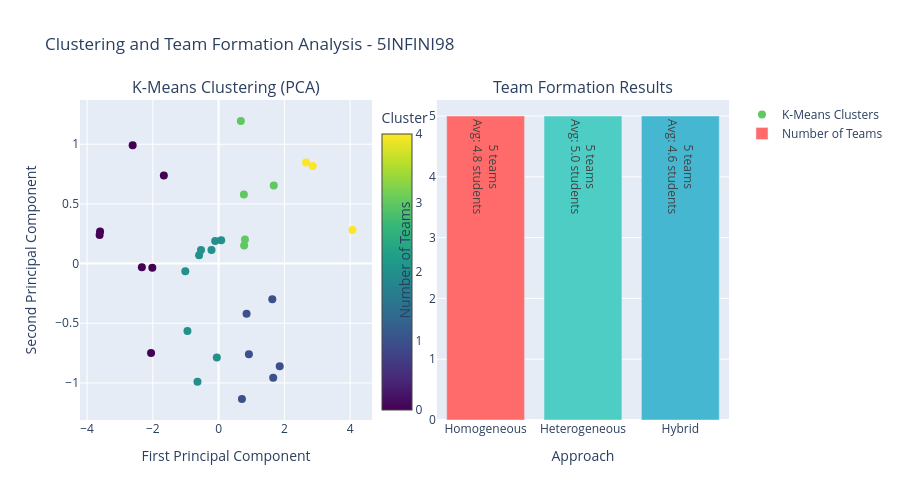

This figure's notebook cell:
### Markdown cell above
## 📊 Results Visualization and Analysis

Let's visualize our clustering results and analyze the team formations created by different approaches.

### Code cell
# Visualization of clustering results
if 'homogeneous_teams' in locals() and 'heterogeneous_teams' in locals() and 'hybrid_teams' in locals():
    # Create PCA visualization
    pca_2d = PCA(n_components=2)
    X_pca_2d = pca_2d.fit_transform(X_scaled)
    
    # Create subplot for different clustering approaches
    fig = make_subplots(
        rows=1, cols=2,
        subplot_titles=['K-Means Clustering (PCA)', 'Team Formation Results'],
        specs=[[{"secondary_y": False}, {"secondary_y": False}]]
    )
    
    # Plot 1: K-Means clusters in PCA space
    fig.add_trace(
        go.Scatter(
            x=X_pca_2d[:, 0],
            y=X_pca_2d[:, 1],
            mode='markers',
            marker=dict(
                color=kmeans_model.labels_,
                colorscale='viridis',
                size=8,
                showscale=True,
                colorbar=dict(title="Cluster", x=0.45)
            ),
            name='K-Means Clusters',
            text=[f"Student {i+1}" for i in range(len(X_pca_2d))],
            hovertemplate='<b>%{text}</b><br>PC1: %{x:.2f}<br>PC2: %{y:.2f}<extra></extra>'
        ),
        row=1, col=1
    )
    
    # Plot 2: Team formations with size visualization
    approach_names = ['Homogeneous', 'Heterogeneous', 'Hybrid']
    team_counts = []
    avg_team_sizes = []
    
    team_counts.append(len(homogeneous_teams))
    avg_team_sizes.append(np.mean([len(team) for team in homogeneous_teams]))
    
    team_counts.append(len(heterogeneous_teams))
    avg_team_sizes.append(np.mean([len(team) for team in heterogeneous_teams]))
    
    team_counts.append(len(hybrid_teams))
    avg_team_sizes.append(np.mean([len(team) for team in hybrid_teams]))
    
    fig.add_trace(
        go.Bar(
            x=approach_names,
            y=team_counts,
            name='Number of Teams',
            marker_color=['#FF6B6B', '#4ECDC4', '#45B7D1'],
            text=[f'{count} teams<br>Avg: {size:.1f} students' 
                  for count, size in zip(team_counts, avg_team_sizes)],
            textposition='auto'
        ),
        row=1, col=2
    )
    
    fig.update_layout(
        title_text=f'Clustering and Team Formation Analysis - {selected_class}',
        height=500,
        showlegend=True
    )
    
    fig.update_xaxes(title_text="First Principal Component", row=1, col=1)
    fig.update_yaxes(title_text="Second Principal Component", row=1, col=1)
    fig.update_xaxes(title_text="Approach", row=1, col=2)
    fig.update_yaxes(title_text="Number of Teams", row=1, col=2)
    
    fig.show()
    
    print(f"📊 Visualization shows clustering results for {len(class_df)} students in {selected_class}")
    print(f"🎯 PCA explains {pca_2d.explained_variance_ratio_.sum():.1%} of the variance")
    print(f"✅ All three approaches successfully implemented!")
    
else:
    print("⚠️ Run all clustering approaches first to generate complete visualizations")
    
    # Show partial visualization if some approaches are available
    available_approaches = []
    if 'homogeneous_teams' in locals():
        available_approaches.append('Homogeneous')
    if 'heterogeneous_teams' in locals():
        available_approaches.append('Heterogeneous') 
    if 'hybrid_teams' in locals():
        available_approaches.append('Hybrid')
    
    if available_approaches:
        print(f"📊 Available approaches: {', '.join(available_approaches)}")

### Figure 1 — Plotly figure (JSON) as saved in the notebook; plotly's stock layout.template omitted (floating-point values rounded to 4 significant figures)
{"data": [{"hovertemplate": "<b>%{text}</b><br>PC1: %{x:.2f}<br>PC2: %{y:.2f}<extra></extra>", "marker": {"color": [3, 2, 3, 3, 0, 0, 0, 4, 0, 4, 2, 2, 3, 0, 4, 1, 1, 2, 2, 1, 1, 0, 2, 1, 3, 2, 0, 1, 2, 2], "colorbar": {"title": {"text": "Cluster"}, "x": 0.45}, "colorscale": [[0, "#440154"], [0.1111, "#482878"], [0.2222, "#3e4989"], [0.3333, "#31688e"], [0.4444, "#26828e"], [0.5556, "#1f9e89"], [0.6667, "#35b779"], [0.7778, "#6ece58"], [0.8889, "#b5de2b"], [1, "#fde725"]], "showscale": true, "size": 8}, "mode": "markers", "name": "K-Means Clusters", "text": ["Student 1", "Student 2", "Student 3", "Student 4", "Student 5", "Student 6", "Student 7", "Student 8", "Student 9", "Student 10", "Student 11", "Student 12", "Student 13", "Student 14", "Student 15", "Student 16", "Student 17", "Student 18", "Student 19", "Student 20", "Student 21", "Student 22", "Student 23", "Student 24", "Student 25", "Student 26", "Student 27", "Student 28", "Student 29", "Student 30"], "type": "scatter", "x": [0.8021, -0.5926, 0.7684, 0.6756, -2.334, -2.054, -2.016, 2.863, -2.613, 2.66, -0.6425, -0.1037, 0.7758, -1.665, 4.071, 0.851, 1.633, 0.07937, -0.535, 1.661, 1.859, -3.604, -0.05373, 0.9217, 1.677, -0.9469, -3.619, 0.7095, -1.012, -0.2158], "xaxis": "x", "y": [0.2017, 0.07035, 0.5783, 1.195, -0.03033, -0.7497, -0.0358, 0.8173, 0.9928, 0.8477, -0.9891, 0.1885, 0.1523, 0.7377, 0.2822, -0.4195, -0.2991, 0.196, 0.1134, -0.9563, -0.8611, 0.2699, -0.7861, -0.7596, 0.6547, -0.5652, 0.24, -1.135, -0.06448, 0.1132], "yaxis": "y"}, {"marker": {"color": ["#FF6B6B", "#4ECDC4", "#45B7D1"]}, "name": "Number of Teams", "text": ["5 teams<br>Avg: 4.8 students", "5 teams<br>Avg: 5.0 students", "5 teams<br>Avg: 4.6 students"], "textposition": "auto", "type": "bar", "x": ["Homogeneous", "Heterogeneous", "Hybrid"], "xaxis": "x2", "y": [5, 5, 5], "yaxis": "y2"}], "layout": {"annotations": [{"font": {"size": 16}, "showarrow": false, "text": "K-Means Clustering (PCA)", "x": 0.225, "xanchor": "center", "xref": "paper", "y": 1, "yanchor": "bottom", "yref": "paper"}, {"font": {"size": 16}, "showarrow": false, "text": "Team Formation Results", "x": 0.775, "xanchor": "center", "xref": "paper", "y": 1, "yanchor": "bottom", "yref": "paper"}], "height": 500, "showlegend": true, "title": {"text": "Clustering and Team Formation Analysis - 5INFINI98"}, "xaxis": {"anchor": "y", "domain": [0, 0.45], "title": {"text": "First Principal Component"}}, "xaxis2": {"anchor": "y2", "domain": [0.55, 1], "title": {"text": "Approach"}}, "yaxis": {"anchor": "x", "domain": [0, 1], "title": {"text": "Second Principal Component"}}, "yaxis2": {"anchor": "x2", "domain": [0, 1], "title": {"text": "Number of Teams"}}}}
